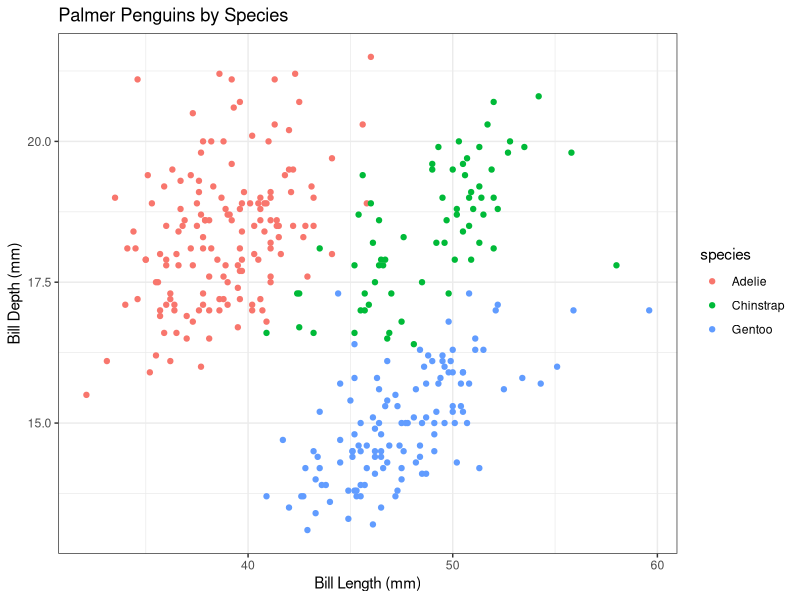

Write the R code that produced this figure.
library(palmerpenguins)
library(ggplot2)

ggplot(penguins, aes(x = bill_length_mm, y=bill_depth_mm, color=species)) +
  geom_point() +
  xlab("Bill Length (mm)") + ylab("Bill Depth (mm)") +
  theme_bw() +
  ggtitle("Palmer Penguins by Species")

mean(penguins$bill_depth_mm, na.rm = TRUE)
